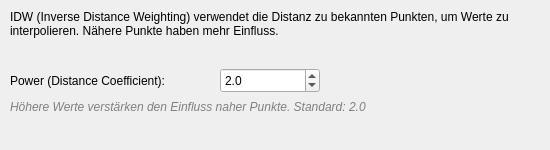
     <widget class="QWidget" name="page_idw">
      <widget class="QLabel" name="label_idw_info">
       <property name="geometry">
        <rect>
         <x>10</x>
         <y>10</y>
         <width>531</width>
         <height>51</height>
        </rect>
       </property>
       <property name="text">
        <string>IDW (Inverse Distance Weighting) verwendet die Distanz zu bekannten Punkten, um Werte zu interpolieren. Nähere Punkte haben mehr Einfluss.</string>
       </property>
       <property name="alignment">
        <set>Qt::AlignLeading|Qt::AlignLeft|Qt::AlignTop</set>
       </property>
       <property name="wordWrap">
        <bool>true</bool>
       </property>
      </widget>
      <widget class="QLabel" name="label_idw_power">
       <property name="geometry">
        <rect>
         <x>10</x>
         <y>70</y>
         <width>200</width>
         <height>21</height>
        </rect>
       </property>
       <property name="text">
        <string>Power (Distance Coefficient):</string>
       </property>
      </widget>
      <widget class="QDoubleSpinBox" name="doubleSpinBox_idw_power">
       <property name="geometry">
        <rect>
         <x>220</x>
         <y>68</y>
         <width>100</width>
         <height>25</height>
        </rect>
       </property>
       <property name="decimals">
        <number>1</number>
       </property>
       <property name="minimum">
        <double>0.000000000000000</double>
       </property>
       <property name="maximum">
        <double>100.000000000000000</double>
       </property>
       <property name="singleStep">
        <double>0.500000000000000</double>
       </property>
       <property name="value">
        <double>2.000000000000000</double>
       </property>
      </widget>
      <widget class="QLabel" name="label_idw_power_hint">
       <property name="geometry">
        <rect>
         <x>10</x>
         <y>100</y>
         <width>531</width>
         <height>41</height>
        </rect>
       </property>
       <property name="styleSheet">
        <string>color: gray; font-style: italic;</string>
       </property>
       <property name="text">
        <string>Höhere Werte verstärken den Einfluss naher Punkte. Standard: 2.0</string>
       </property>
       <property name="alignment">
        <set>Qt::AlignLeading|Qt::AlignLeft|Qt::AlignTop</set>
       </property>
       <property name="wordWrap">
        <bool>true</bool>
       </property>
      </widget>
     </widget>
